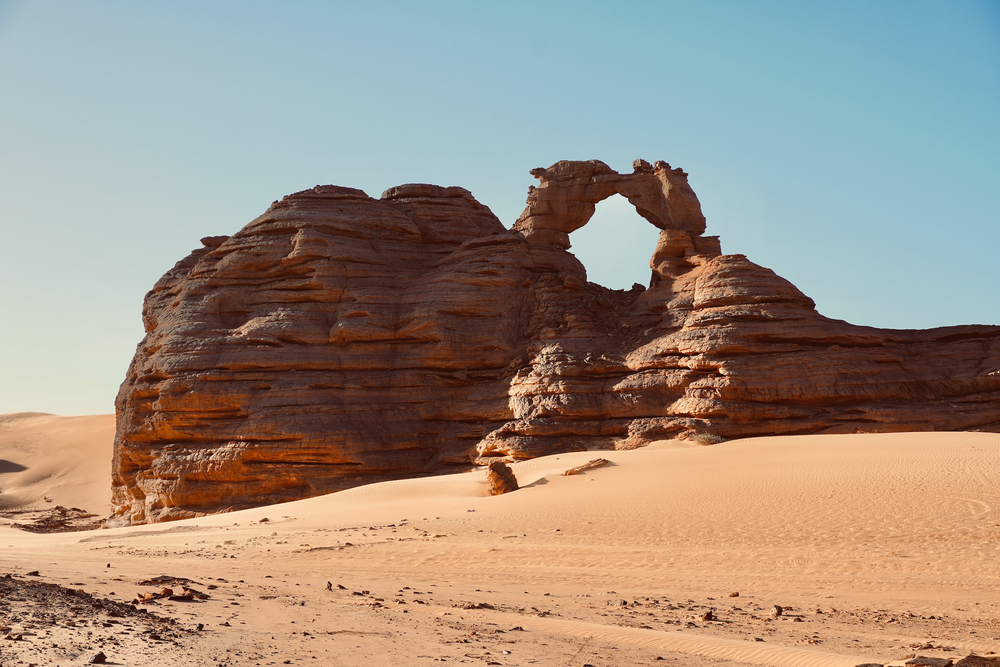
#> input picture lab1/test_image.png, 1000 x 667 px, shrunk from 2400 x 1600 before the run
$ python zad1.py
#> lines starting #> are read from the running program, lines starting #| are printed output that depends on the picture
import cv2
import numpy as np
import matplotlib.pyplot as plt

image = cv2.imread('test_image.png')
#> image is the input picture: shape (667, 1000, 3); mean B, G, R 130.5, 144.1, 158.3
image = cv2.cvtColor(image, cv2.COLOR_BGR2RGB)

# Definiowanie maski filtru górnoprzepustowego
kernel = np.array([[-1, -1, -1],
                   [-1, 8, -1],
                   [-1, -1, -1]])

# Zastosowanie filtru
filtered_image = cv2.filter2D(image, -1, kernel)
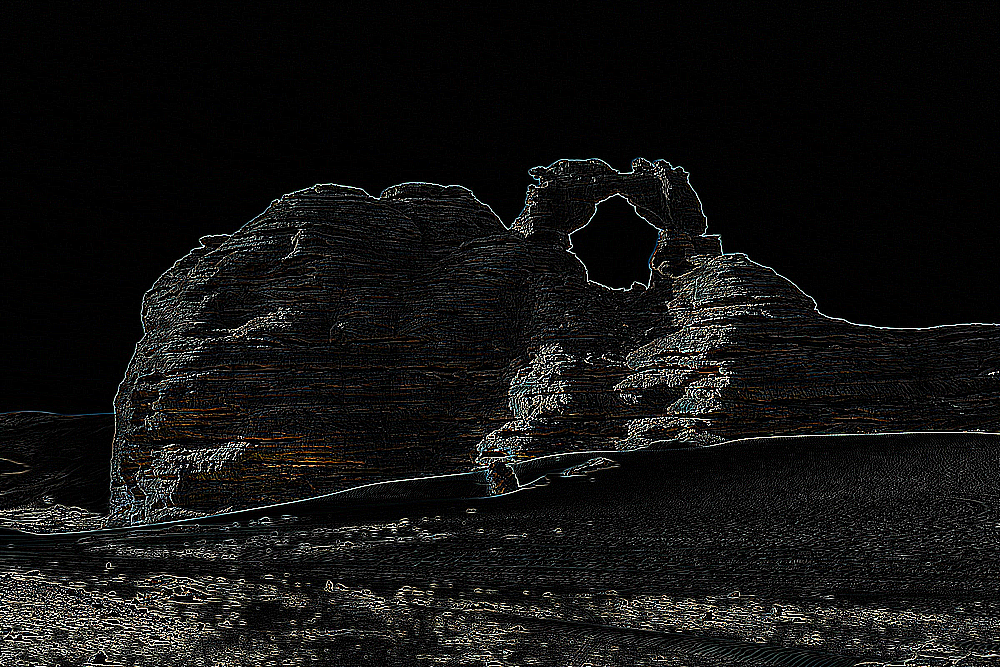
#> filtered_image: shape (667, 1000, 3); mean R, G, B 18.7, 18.6, 17.9

# Wyświetlanie obu obrazów
plt.figure(figsize=(10,5))
plt.subplot(1,2,1)
plt.title('Oryginalny obraz')
plt.imshow(image)
plt.axis('off')

plt.subplot(1,2,2)
plt.title('Po filtracji')
plt.imshow(filtered_image)
plt.axis('off')

plt.show()
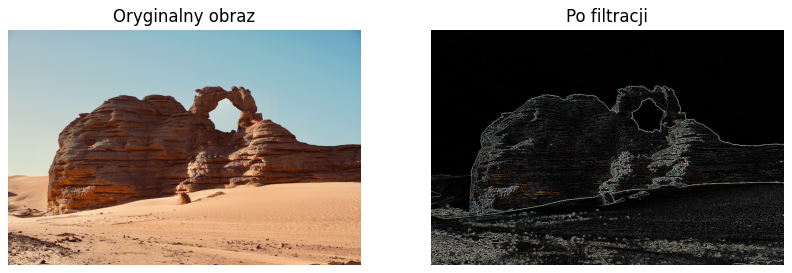
#> figure drawn by matplotlib, 2 panels

$ run again, with lab1/piramidy.jpg saved as lab1/test_image.png
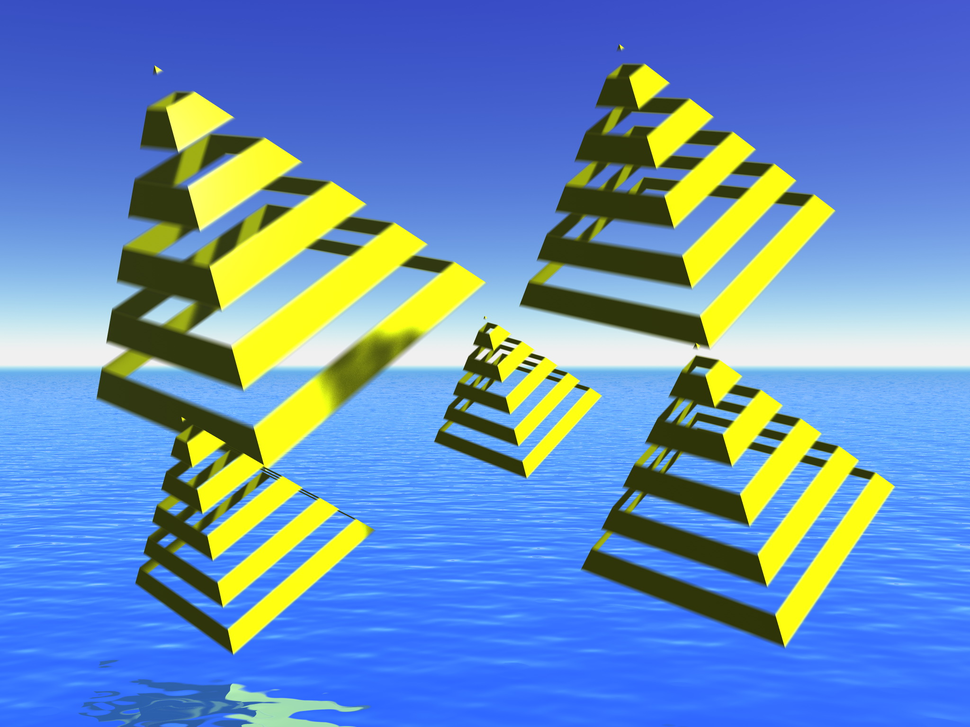
#> input picture lab1/piramidy.jpg, 970 x 727 px, shrunk from 2048 x 1536 before the run
#> image is the input picture: shape (727, 970, 3); mean B, G, R 186.3, 142, 104.5
#> `filtered_image = cv2.filter2D(image, -1, kernel)`:
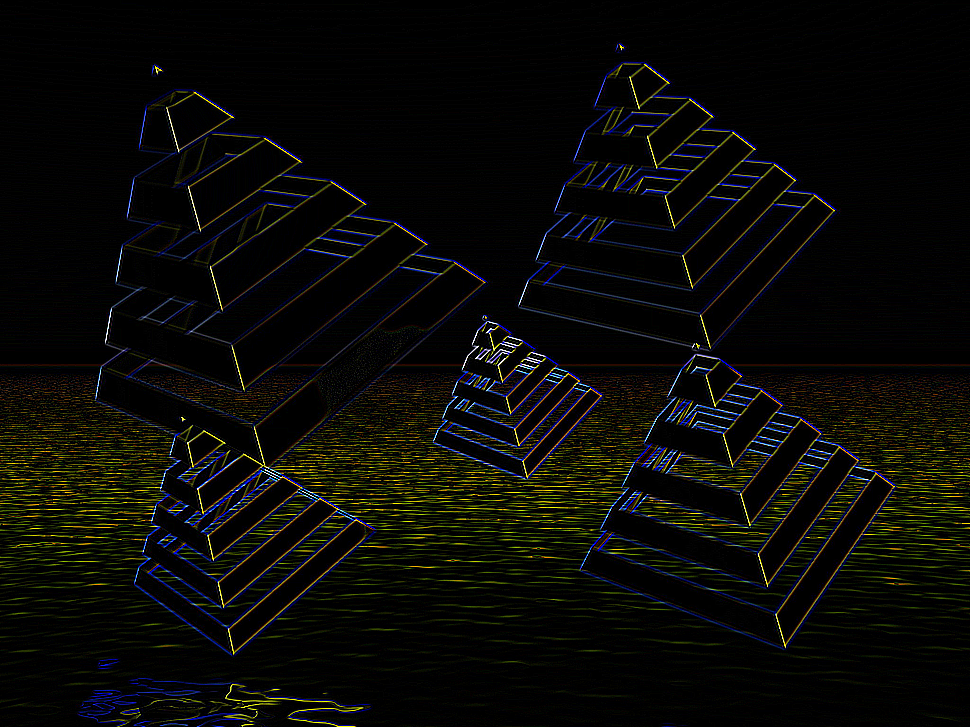
#> filtered_image: shape (727, 970, 3); mean R, G, B 9.5, 9.6, 7
#> `plt.show()`:
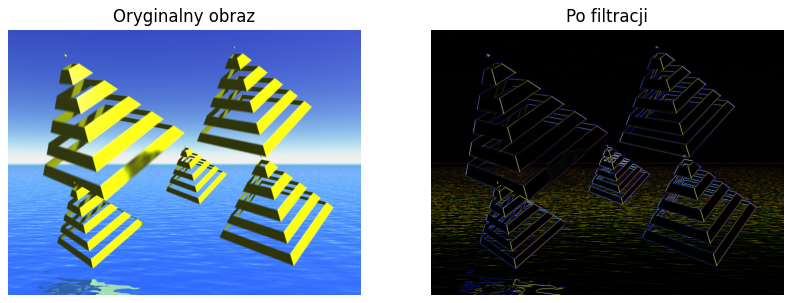
#> figure drawn by matplotlib, 2 panels
